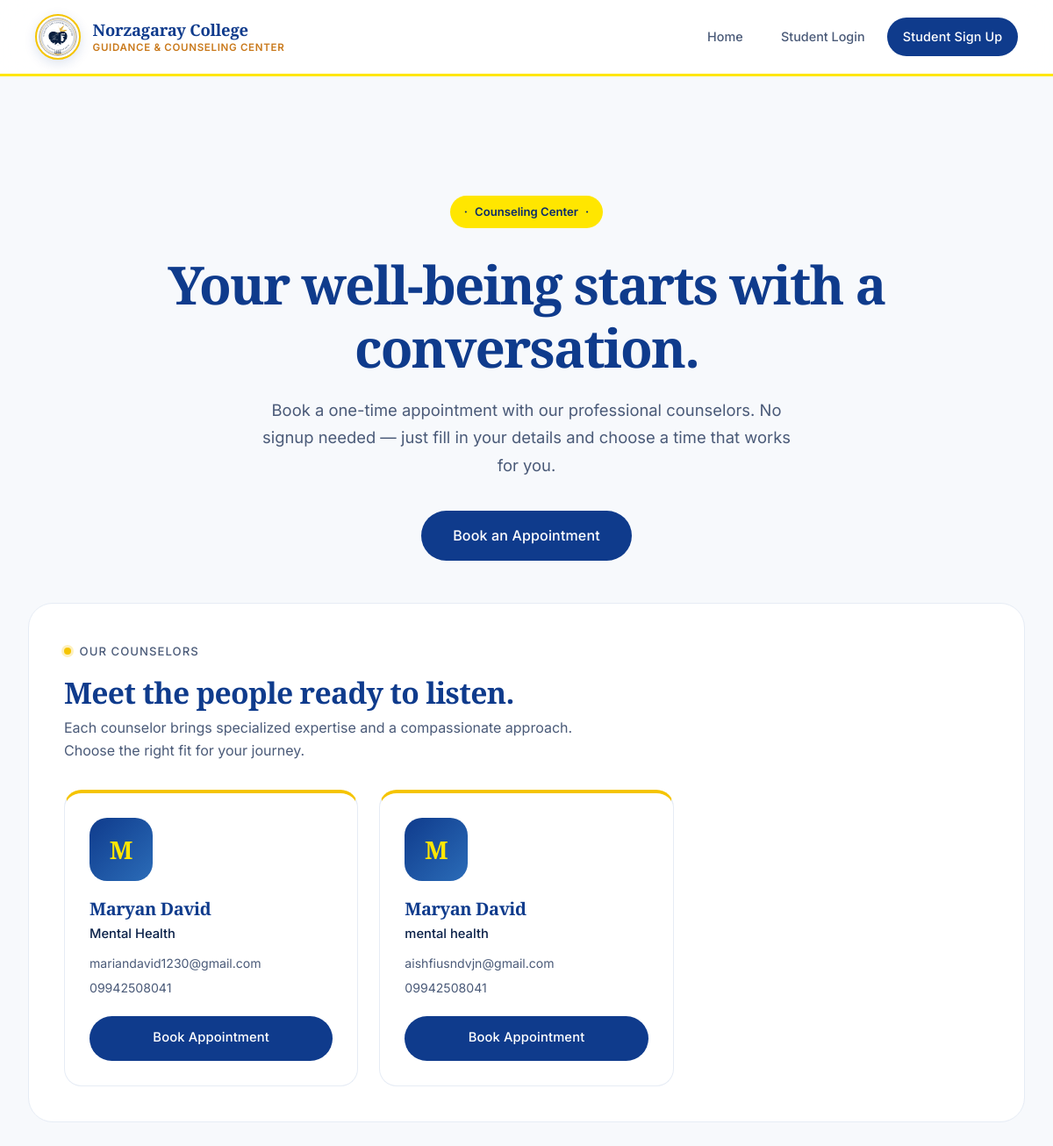
Before: / with the older database file.
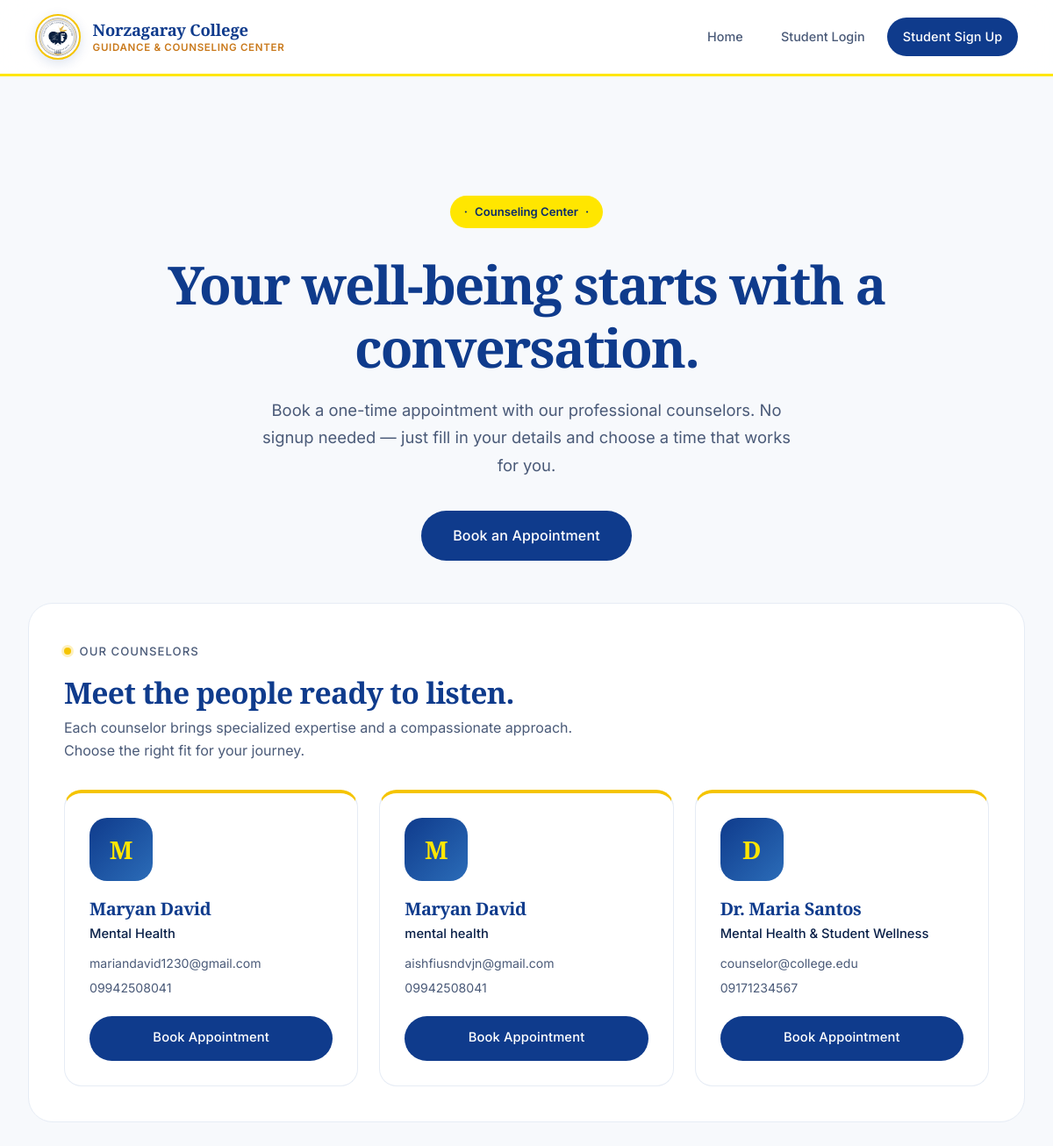
After: the same page with the newer database file.
### app.py (models this page shows, shortened)
class User(UserMixin, db.Model):
    id = db.Column(db.Integer, primary_key=True)
    username = db.Column(db.String(80), unique=True, nullable=False)
    email = db.Column(db.String(120), unique=True, nullable=False)
    password_hash = db.Column(db.String(256), nullable=False)
    role = db.Column(db.String(20), nullable=False)
    full_name = db.Column(db.String(120), nullable=False)
    specialty = db.Column(db.String(120))
    student_id = db.Column(db.String(50))
    phone = db.Column(db.String(20))
    reset_token = db.Column(db.String(256))
    reset_token_expiry = db.Column(db.DateTime)

### app.py (the view)
@app.route('/')
def index():
    if current_user.is_authenticated:
        if current_user.is_counselor:
            return redirect(url_for('counselor_dashboard'))
        else:
            return redirect(url_for('student_dashboard'))
    counselors = User.query.filter_by(role='counselor').all()
    return render_template('index.html', counselors=counselors)

### templates/index.html (shortened to what this page needs)
{% extends "base.html" %}
{% block content %}
<div class="hero">
    <div class="hero-label">
        <span>·</span>
        Counseling Center
        <span>·</span>
    </div>
    <h2>Your well-being starts with a conversation.</h2>
    <p>Book a one-time appointment with our professional counselors. No signup needed — just fill in your details and choose a time that works for you.</p>
    {% if counselors %}
        <a href="#counselors" class="btn btn-primary" style="font-size: 1rem; padding: 1rem 2.25rem;">Book an Appointment</a>
    {% endif %}
</div>
<div class="card" id="counselors">
    <div class="section-label">Our Counselors</div>
    <h2 style="border: none; padding: 0; margin-bottom: 0.5rem; font-size: 2.1rem;">Meet the people ready to listen.</h2>
    <p style="color: var(--text-secondary); margin-bottom: 2rem; max-width: 600px;">
        Each counselor brings specialized expertise and a compassionate approach. Choose the right fit for your journey.
    </p>
    {% if counselors %}
        <div class="counselor-grid">
            {% for counselor in counselors %}
                <div class="counselor-card">
                    <div class="counselor-avatar">{{ counselor.full_name.split()[0][0] if counselor.full_name else '?' }}</div>
                    <h3 style="margin-bottom: 0.3rem;">{{ counselor.full_name }}</h3>
                    {% if counselor.specialty %}
                        <p style="color: var(--text-primary); font-weight: 500; margin-bottom: 0.65rem; font-size: 0.92rem;">{{ counselor.specialty }}</p>
                    {% endif %}
                    {% if counselor.email %}
                        <p style="color: var(--text-secondary); font-size: 0.88rem; margin-bottom: 0.35rem;">{{ counselor.email }}</p>
                    {% endif %}
                    {% if counselor.phone %}
                        <p style="color: var(--text-secondary); font-size: 0.88rem;">{{ counselor.phone }}</p>
                    {% endif %}
                    <a href="{{ url_for('book_appointment_public', counselor_id=counselor.id) }}" class="btn btn-primary" style="margin-top: 1.25rem; width: 100%;">Book Appointment</a>
                </div>
            {% endfor %}
        </div>
    {% else %}
        <div class="empty-state">
            <p>No counselors registered yet. Please check back later.</p>
        </div>
    {% endif %}
</div>
{% endblock %}

### templates/base.html (shortened to what this page needs)
<!DOCTYPE html>
<html lang="en">
<head>
    <link rel="stylesheet" href="{{ url_for('static', filename='styles.css') }}">
</head>
<body>
    <nav class="navbar">
        <a href="{{ url_for('index') }}" class="brand" id="appTitle" title="{{ 'Double-click to switch to Student access' if session.get('counselor_access') else 'Double-click for Counselor access' }}">
            <div class="brand-logo{% if session.get('counselor_access') %} counselor-mode{% endif %}">
                <img src="{{ url_for('static', filename='logo.svg') }}" alt="Norzagaray College Guidance and Counseling Center Seal">
            </div>
            <div class="brand-text">
                <h1 class="brand-title">Norzagaray College</h1>
                <span class="brand-subtitle">Guidance &amp; Counseling Center</span>
            </div>
        </a>
        <div class="nav-links">
            <a href="{{ url_for('index') }}">Home</a>
            {% if current_user.is_authenticated %}
                {% if current_user.is_counselor %}
                    <a href="{{ url_for('counselor_dashboard') }}">Dashboard</a>
                    <a href="{{ url_for('block_time') }}">Block Time</a>
                {% else %}
                    <a href="{{ url_for('student_dashboard') }}">Dashboard</a>
                {% endif %}
                <span class="nav-dot">·</span>
                <span class="nav-username">{{ current_user.full_name }}</span>
                <a href="{{ url_for('logout') }}" class="btn btn-danger btn-sm">Logout</a>
            {% else %}
                {% if session.get('counselor_access') %}
                    <a href="{{ url_for('login') }}">Counselor Login</a>
                    <a href="{{ url_for('register') }}" class="btn btn-primary btn-sm">Counselor Sign Up</a>
                {% else %}
                    <a href="{{ url_for('login') }}">Student Login</a>
                    <a href="{{ url_for('register') }}" class="btn btn-primary btn-sm">Student Sign Up</a>
                {% endif %}
            {% endif %}
        </div>
    </nav>
    <div class="container">
        {% block content %}{% endblock %}
    </div>
</body>
</html>

Changed rows visible on the page:
added User: full_name "D", full_name "Dr. Maria Santos", specialty "Mental Health & Student Wellness", email "counselor@college.edu", phone "09171234567"
